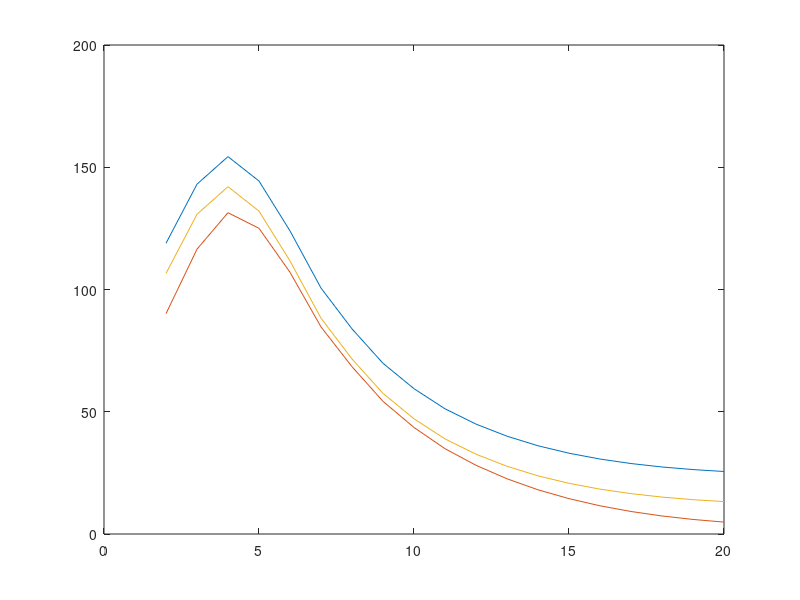

MATLAB code for this plot: (Note: this script raises an error after producing the figure.)
function fullversion_plot()

%hold on!
load fullData/full_reward_optimal.mat;
load fullData/full_reward_Greedy.mat;
load fullData/full_reward_MMF.mat;

len=length(full_reward_Greedy);
iter=2:1:len+1;


Plot_reward_optimal=[];
Plot_reward_Greedy=[];
Plot_reward_MMF=[];

request_axis=5;
resource_axis=5;

for i =1:len
    reward_optimal=full_reward_optimal{i};
    reward_Greedy=full_reward_Greedy{i};
    reward_MMF=full_reward_MMF{i};
    Plot_reward_optimal(i)=reward_optimal(request_axis,resource_axis);
    Plot_reward_Greedy(i)=reward_Greedy(request_axis,resource_axis);
    Plot_reward_MMF(i)=reward_MMF(request_axis,resource_axis);
    
    
end
figure(1)
p7=plot(iter,Plot_reward_optimal,iter,Plot_reward_Greedy,iter,Plot_reward_MMF);

p7(1).LineWidth=1;
p7(1).LineStyle='-';
p7(1).Marker='o';
p7(2).LineWidth=1;
p7(2).LineStyle='-';
p7(2).Marker='s';
p7(3).LineWidth=1;
p7(3).LineStyle='-';
p7(3).Marker='x';
xlabel('\mu')
ylabel('reward')
legend({'OAR','Greedy','MMF'},'location','northeast')
set(gca,'fontname','times') 
set(gca,'fontsize',16')
axis([2,20,0 200])
saveas(gca,"./FullFigure/Full_mu.fig");
saveas(gca,"./FullFigure/Full_mu.eps",'epsc' );
saveas(gca,"./FullFigure/Full_mu.png");
fprintf("love");
end


